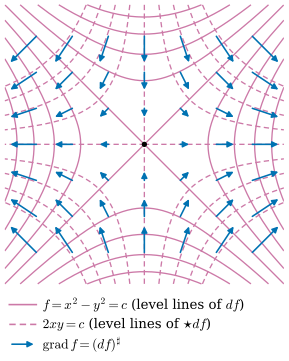

Write Python code to recreate this figure.
"""Figure 35.2.2: the differential of the saddle height f = x^2 - y^2 and its Hodge star (Section 35.2,
Example 35.2.13).

Purple solid curves: level sets f = c, c = -2, -1.5, ..., 2 (the level lines of the 1-form df).
Purple dashed curves: level sets g = c of g = 2xy, the same values c. Since star df = 2x dy + 2y dx = dg, these are
the level lines of star df. Blue arrows: grad f = (df)^sharp = (2x, -2y) on a 7 x 7 grid, drawn at 0.12 times their
length.
Because star df = dg is exact, d star df = 0 and Delta f = star d star df = 0. At every point the two families cross at
right angles (grad f is orthogonal to grad g) with the same spacing (|grad f| = |grad g|).
Self-checks (sympy): star df = d(2xy), Delta f = 0, <grad f, grad g> = 0, |grad f| = |grad g|; every blue arrow is
orthogonal to the solid level curve through its base point (numerically).
"""
import sys
from pathlib import Path

import numpy as np
import sympy as sp

import dgfig

sys.path.insert(0, str(Path(__file__).resolve().parents[1] / "lib"))
import ch35  # noqa: E402

dgfig.setup()
import matplotlib.pyplot as plt  # noqa: E402
from matplotlib.patches import FancyArrowPatch  # noqa: E402

C = dgfig.COLORS
x, y = sp.symbols("x y", real=True)
fs = x ** 2 - y ** 2
gs = 2 * x * y
df = ch35.d({(): fs}, [x, y])
assert ch35.equal(ch35.hodge(df, 2), ch35.d({(): gs}, [x, y]))
assert sp.simplify(ch35.laplacian(fs, [x, y])) == 0
gf, gg = ch35.grad(fs, [x, y]), ch35.grad(gs, [x, y])
assert sp.simplify(gf[0] * gg[0] + gf[1] * gg[1]) == 0
assert sp.simplify(gf[0] ** 2 + gf[1] ** 2 - gg[0] ** 2 - gg[1] ** 2) == 0

lim = 1.55
s = np.linspace(-lim, lim, 401)
XX, YY = np.meshgrid(s, s)
F, G = XX ** 2 - YY ** 2, 2 * XX * YY
levels = np.arange(-2.0, 2.01, 0.5)

fig, ax = plt.subplots(figsize=(4.6, 4.75))
ax.contour(XX, YY, F, levels=levels, colors=C["covector"], linewidths=1.0, linestyles="solid", zorder=2)
ax.contour(XX, YY, G, levels=levels, colors=C["covector"], linewidths=1.0, linestyles=[(0, (4, 2.5))], zorder=2)
g = np.linspace(-1.2, 1.2, 7)
for px in g:
    for py in g:
        v = 0.12 * np.array([2 * px, -2 * py])
        if np.hypot(*v) < 1e-9:
            continue
        # orthogonal to the level curve of f through (px, py): the tangent of that curve is (2py, 2px)
        assert abs(v @ np.array([2 * py, 2 * px])) < 1e-12
        ax.add_patch(FancyArrowPatch((px, py), (px + v[0], py + v[1]), arrowstyle="-|>", mutation_scale=9,
                                     color=C["tangent"], lw=1.2, shrinkA=0, shrinkB=0, zorder=5))
ax.plot([0], [0], "o", color=C["main"], ms=3, zorder=6)
ax.plot([-1.5, -1.2], [-1.78, -1.78], color=C["covector"], lw=1.2)
ax.text(-1.13, -1.78, r"$f = x^2 - y^2 = c$ (level lines of $df$)", va="center", fontsize=10)
ax.plot([-1.5, -1.2], [-2.0, -2.0], color=C["covector"], lw=1.2, ls=(0, (4, 2.5)))
ax.text(-1.13, -2.0, r"$2xy = c$ (level lines of $\star df$)", va="center", fontsize=10)
ax.add_patch(FancyArrowPatch((-1.5, -2.22), (-1.2, -2.22), arrowstyle="-|>", mutation_scale=9, color=C["tangent"],
                             lw=1.2))
ax.text(-1.13, -2.22, r"$\mathrm{grad}\, f = (df)^\sharp$", va="center", fontsize=10)
dgfig.schematic_axes(ax, xlim=(-lim, lim), ylim=(-2.35, lim))
dgfig.save(fig, __file__)
